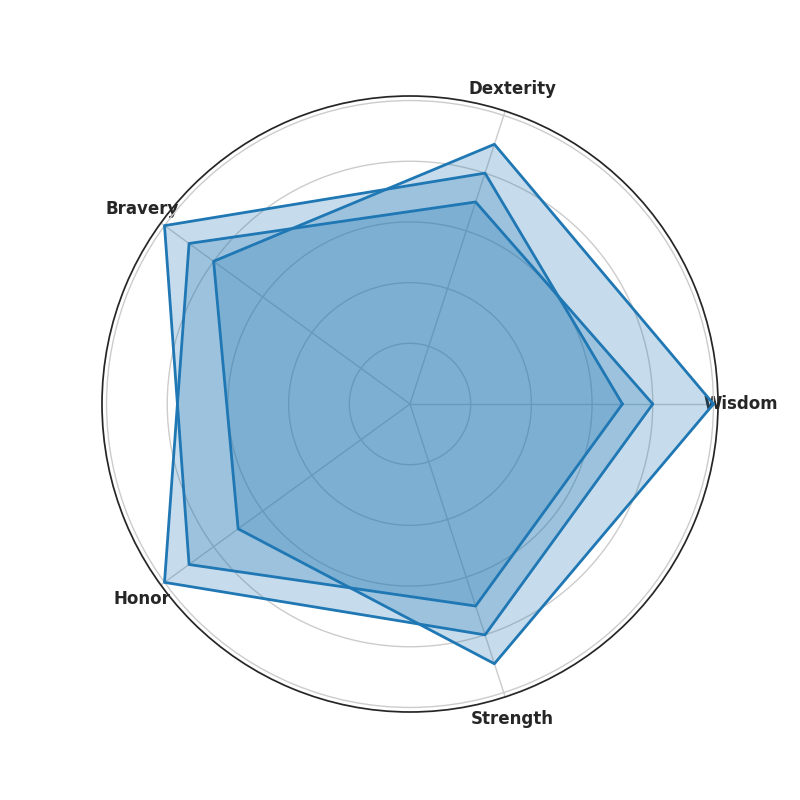

Write the Python code that produced this figure.
import matplotlib.pyplot as plt
import numpy as np

attributes = ['Wisdom', 'Dexterity', 'Bravery', 'Honor', 'Strength']
n_attributes = len(attributes)

lancelot = [10, 9, 8, 7, 9]
gawain = [7, 8, 10, 9, 7]
percival = [8, 7, 9, 10, 8]

lancelot += lancelot[:1]
gawain += gawain[:1]
percival += percival[:1]

angles = np.linspace(0, 2 * np.pi, n_attributes, endpoint=False).tolist()
angles += angles[:1]

fig, ax = plt.subplots(figsize=(8, 8), subplot_kw=dict(polar=True))

plt.xticks(angles[:-1], attributes, fontsize=12, fontweight='bold')

single_color = '#1f77b4'
knight_data = [lancelot, gawain, percival]

for knight in knight_data:
    ax.plot(angles, knight, color=single_color, linewidth=2, linestyle='solid')
    ax.fill(angles, knight, color=single_color, alpha=0.25)

ax.set_yticklabels([])

plt.show()
